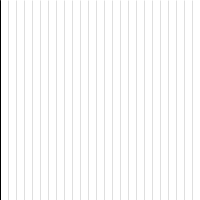
Frame 1 (no input)
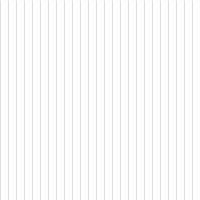
Frame 60 (the mouse pressed at the canvas centre just before this capture)
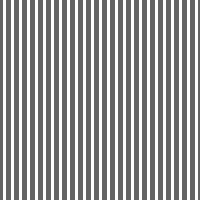
Frame 120 (the mouse held since frame 60 and released just before this capture)

The Processing sketch that drew these frames (run headless with seeded random() and noise(); from frame 60 on, the mouse is pressed at the canvas centre):

// Processing sketch: processing_50172
// ── processing_50172.pde


void setup()
{
size(200,200);
}

void draw()
{
background(255);

int y = 0;       
int spacing = 8; 
int linelength = 200;     


float xmouse = mouseX;
float ymouse = mouseY;

float strokesize = xmouse/20;
float fillhue = ymouse;
for (int x = 0; x <= 200; x += spacing) { 
  line(x,y,x,y + linelength);
  strokeCap(ROUND);
  strokeWeight(strokesize);
  stroke(fillhue);
}
}
